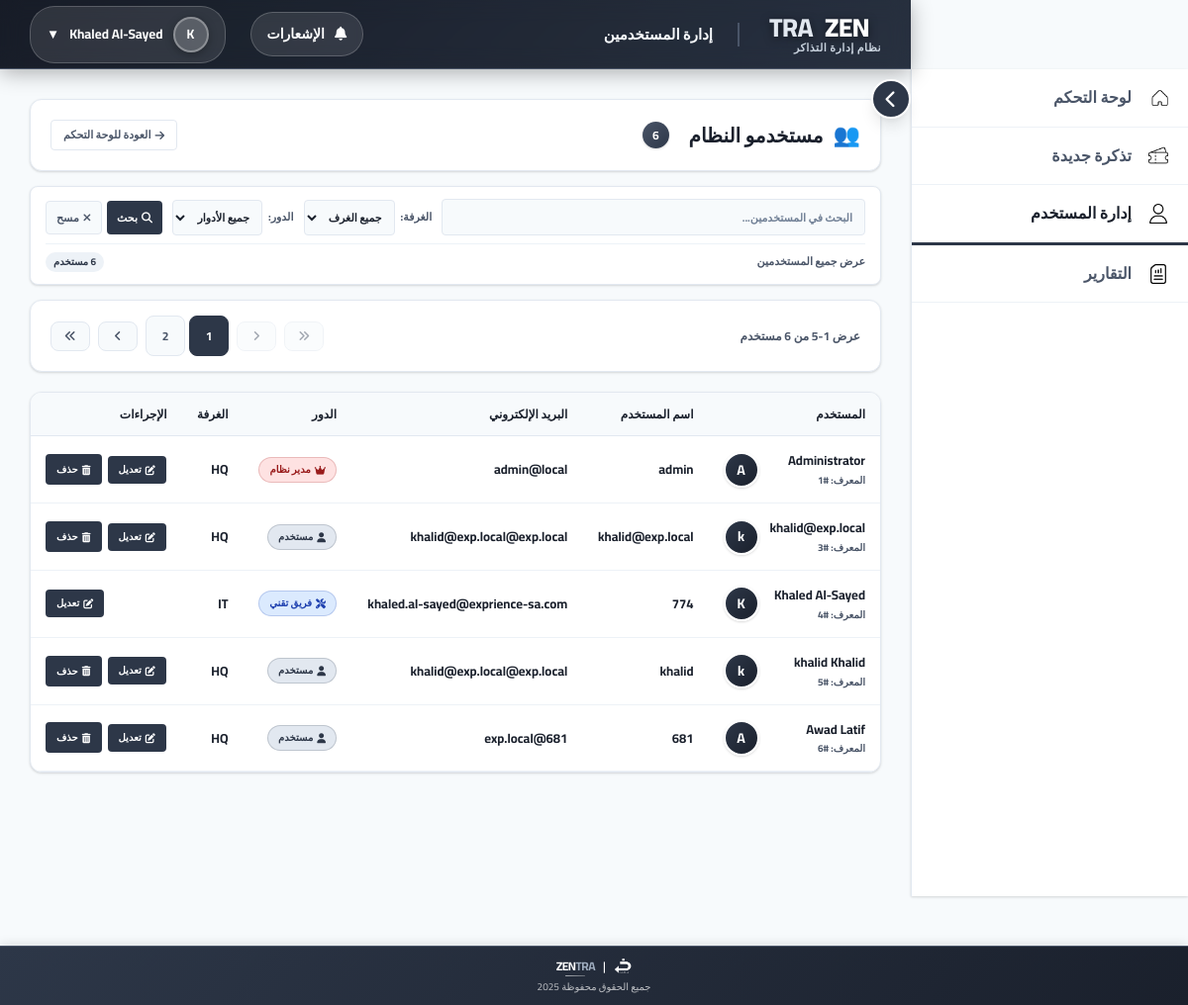
Page /manage_users (signed in) on the committed database.
### app.py (models this page shows, shortened)
class User(db.Model, UserMixin):
    id = db.Column(db.Integer, primary_key=True)
    username = db.Column(db.String(50), unique=True, nullable=False)
    password_hash = db.Column(db.String(128), nullable=False)
    full_name = db.Column(db.String(100), nullable=False)
    email = db.Column(db.String(100), nullable=False)
    role = db.Column(db.String(20), nullable=False)  # agent / supervisor / manager / it_staff / admin
    room = db.Column(db.String(20), nullable=False)
    profile_picture = db.Column(db.String(200), nullable=True)
    auth_source = db.Column(db.String(20), default='local', nullable=False)

### app.py (the view)
@app.route('/manage_users')
@login_required
def manage_users():
    if current_user.role not in ['admin', 'it_staff']:
        abort(403)
    users = User.query.order_by(User.id.asc()).all()
    return render_template('manage_users.html', users=users, user=current_user)

### app.py (called while the page is built)
@login_manager.user_loader
def load_user(user_id):
    return User.query.get(int(user_id))

### templates/manage_users.html (shortened to what this page needs)
<!DOCTYPE html>
<html lang="ar" dir="rtl">
<head>
    <link rel="stylesheet" href="https://cdnjs.cloudflare.com/ajax/libs/font-awesome/6.4.0/css/all.min.css">
</head>
<body>
    <button class="sidebar-toggle" id="sidebarToggle" onclick="toggleSidebarCollapse()" title="تبديل القائمة الجانبية">
        <i class="fas fa-chevron-left"></i>
    </button>
    <div class="header" id="header">
        <div class="header-left">
            <div class="header-branding">
                <div class="header-title">
                    ZEN<span class="highlight">TRA</span>
                </div>
                <div class="header-subtitle">نظام إدارة التذاكر</div>
            </div>
            <div class="page-title">إدارة المستخدمين</div>
        </div>
        <div class="header-right">
            <div class="notification-dropdown">
                <a href="#" class="notification-link" onclick="toggleNotifications(event)" id="notificationLink">
                    <i class="fas fa-bell"></i>
                    <span>الإشعارات</span>
                </a>
            </div>
            <button class="profile-dropdown" onclick="toggleDropdown()">
                <div class="profile-avatar">{{ user.full_name[0] if user.full_name else 'U' }}</div>
                <span>{{ user.full_name or user.username }}</span>
                <span>▼</span>
            </button>
        </div>
    </div>
    <div class="sidebar" id="sidebar">
        <nav class="sidebar-menu">
            <a href="/" class="menu-item">
                <img src="/static/home.png" alt="لوحة التحكم" style="width:20px; height:20px; vertical-align:middle; margin-left:5px;">
                <span>لوحة التحكم</span>
            </a>
            <a href="{{ url_for('submit_ticket') }}" class="menu-item">
                <img src="/static/ticket.png" alt="تذكرة جديدة" style="width:20px; height:20px; vertical-align:middle; margin-left:5px;">
                <span>تذكرة جديدة</span>
            </a>
            {% if user.role != 'agent' %}
            <a href="{{ url_for('manage_users') }}" class="menu-item active">
                <img src="/static/user (1).png" alt="إدارة المستخدم" style="width:20px; height:20px; vertical-align:middle; margin-left:5px;">
                <span>إدارة المستخدم</span>
            </a>
            <a href="{{ url_for('report') }}" class="menu-item">
                <img src="/static/report.png" alt="التقارير" style="width:20px; height:20px; vertical-align:middle; margin-left:5px;">
                <span>التقارير</span>
            </a>
            {% endif %}
        </nav>
    </div>
    <div class="main-container" id="mainContainer">
        <div class="content-area">
            <div class="section">
                <div class="section-header">
                    <div class="section-title">
                        مستخدمو النظام
                        {% if users %}
                        <span class="user-count" id="totalUserCount">{{ users|length }}</span>
                        {% endif %}
                    </div>
                    <div class="section-actions">
                        <a href="{{ url_for('dashboard') }}" class="btn btn-secondary">
                            <i class="fas fa-arrow-right"></i>
                            العودة للوحة التحكم
                        </a>
                    </div>
                </div>
                <div class="search-filter-section">
                    <div class="search-filter-controls">
                        <div class="search-group">
                            <input
                                type="text"
                                id="searchInput"
                                class="search-input"
                                placeholder="البحث في المستخدمين..."
                                autocomplete="off"
                            >
                        </div>
                        <div class="filter-group">
                            <label class="filter-label" for="locationFilter">الغرفة:</label>
                            <select id="locationFilter" class="filter-select">
                                <option value="">جميع الغرف</option>
                            </select>
                        </div>
                        <div class="filter-group">
                            <label class="filter-label" for="roleFilter">الدور:</label>
                            <select id="roleFilter" class="filter-select">
                                <option value="">جميع الأدوار</option>
                            </select>
                        </div>
                        <div class="search-actions">
                            <button class="search-btn" onclick="performSearch()">
                                <i class="fas fa-search"></i>
                                بحث
                            </button>
                            <button class="clear-btn" onclick="clearFilters()">
                                <i class="fas fa-times"></i>
                                مسح
                            </button>
                        </div>
                    </div>
                    <div class="results-summary">
                        <div class="results-text" id="resultsText">عرض جميع المستخدمين</div>
                        <div class="results-count" id="visibleCount">{{ users|length }} مستخدم</div>
                    </div>
                </div>
                <div class="pagination-container">
                    <div class="pagination-info">
                        <span id="paginationInfo">عرض 1-5 من {{ users|length }} مستخدم</span>
                    </div>
                    <div class="pagination-controls" id="paginationControls">
                        <button class="pagination-btn" id="firstPageBtn" onclick="goToPage(1)" disabled>
                            <i class="fas fa-angle-double-right"></i>
                        </button>
                        <button class="pagination-btn" id="prevPageBtn" onclick="goToPreviousPage()" disabled>
                            <i class="fas fa-angle-right"></i>
                        </button>
                        <div class="page-numbers" id="pageNumbers">
                        </div>
                        <button class="pagination-btn" id="nextPageBtn" onclick="goToNextPage()">
                            <i class="fas fa-angle-left"></i>
                        </button>
                        <button class="pagination-btn" id="lastPageBtn" onclick="goToLastPage()">
                            <i class="fas fa-angle-double-left"></i>
                        </button>
                    </div>
                </div>
                {% if users %}
                <div class="table-container" id="tableContainer">
                    <table class="users-table">
                        <thead>
                            <tr>
                                <th>المستخدم</th>
                                <th>اسم المستخدم</th>
                                <th>البريد الإلكتروني</th>
                                <th>الدور</th>
                                <th>الغرفة</th>
                                <th>الإجراءات</th>
                            </tr>
                        </thead>
                        <tbody id="usersTableBody">
                            {% for u in users %}
                            <tr class="user-row" data-user-data='{{ {
                                "id": u.id,
                                "name": u.full_name,
                                "username": u.username,
                                "email": u.email,
                                "role": u.role,
                                "room": u.room or "غير محدد"
                            } | tojson }}'>
                                <td>
                                    <div class="user-info">
                                        <div class="user-details">
                                            <div class="user-name">{{ u.full_name or u.username }}</div>
                                            <div class="user-id">المعرف: #{{ u.id }}</div>
                                        </div>
                                        <div class="user-avatar">{{ (u.full_name or u.username)[0] }}</div>
                                    </div>
                                </td>
                                <td>
                                    <strong>{{ u.username }}</strong>
                                </td>
                                <td>{{ u.email }}</td>
                                <td>
                                    <span class="role-badge role-{{ u.role }}">
                                        <i class="fas fa-{% if u.role == 'admin' %}crown{% elif u.role == 'it_staff' %}tools{% elif u.role == 'manager' %}briefcase{% elif u.role == 'supervisor' %}user-tie{% else %}user{% endif %}"></i>
                                        {% if u.role == 'admin' %}مدير نظام
                                        {% elif u.role == 'it_staff' %}فريق تقني
                                        {% elif u.role == 'manager' %}مدير
                                        {% elif u.role == 'supervisor' %}مشرف
                                        {% elif u.role == 'agent' %}مستخدم
                                        {% else %}{{ u.role }}
                                        {% endif %}
                                    </span>
                                </td>
                                <td>
                                    <strong>{{ u.room or 'غير مُحدد' }}</strong>
                                </td>
                                <td>
                                    <div class="action-buttons">
                                        {% if user.role in ['admin', 'it_staff'] %}
                                        <a href="{{ url_for('edit_user', user_id=u.id) }}" class="btn btn-sm">
                                            <i class="fas fa-edit"></i>
                                            تعديل
                                        </a>
                                        {% endif %}
                                        {% if user.role in ['admin', 'it_staff'] and user.id != u.id %}
                                            <form action="{{ url_for('delete_user', user_id=u.id) }}" method="post" style="display:inline;" class="delete-form" data-username="{{ u.full_name or u.username }}">
                                                <button type="submit" class="btn btn-danger btn-sm">
                                                    <i class="fas fa-trash-alt"></i>
                                                    حذف
                                                </button>
                                            </form>
                                        {% endif %}
                                    </div>
                                </td>
                            </tr>
                            {% endfor %}
                        </tbody>
                    </table>
                </div>
                {% endif %}
            </div>
        </div>
    </div>
    <div class="page-footer">
        <div class="footer-brand">
            <img src="/static/exp.png" alt="Experience Logo">
            | <span class="footer-logo">ZEN<span class="footer-highlight">TRA</span></span>
        </div>
        <div class="footer-copyright">جميع الحقوق محفوظة 2025</div>
    </div>
</body>
</html>

### rows in the picture
User: full_name "K", full_name "Khaled Al-Sayed", id "4", username "774", email "khaled.al-sayed@exprience-sa.com", role "فريق تقني", room "IT"
User: full_name "Administrator", id "1", full_name "A", username "admin", email "admin@local", role "مدير نظام", room "HQ"
User: full_name "khalid@exp.local", id "3", full_name "k", username "khalid@exp.local", email "khalid@exp.local@exp.local", role "مستخدم", room "HQ"
User: full_name "khalid Khalid", id "5", full_name "k", username "khalid", email "khalid@exp.local@exp.local", role "مستخدم", room "HQ"
User: full_name "Awad Latif", id "6", full_name "A", username "681", email "681@exp.local", role "مستخدم", room "HQ"

### other values in the picture
{{ users|length }} "6"
